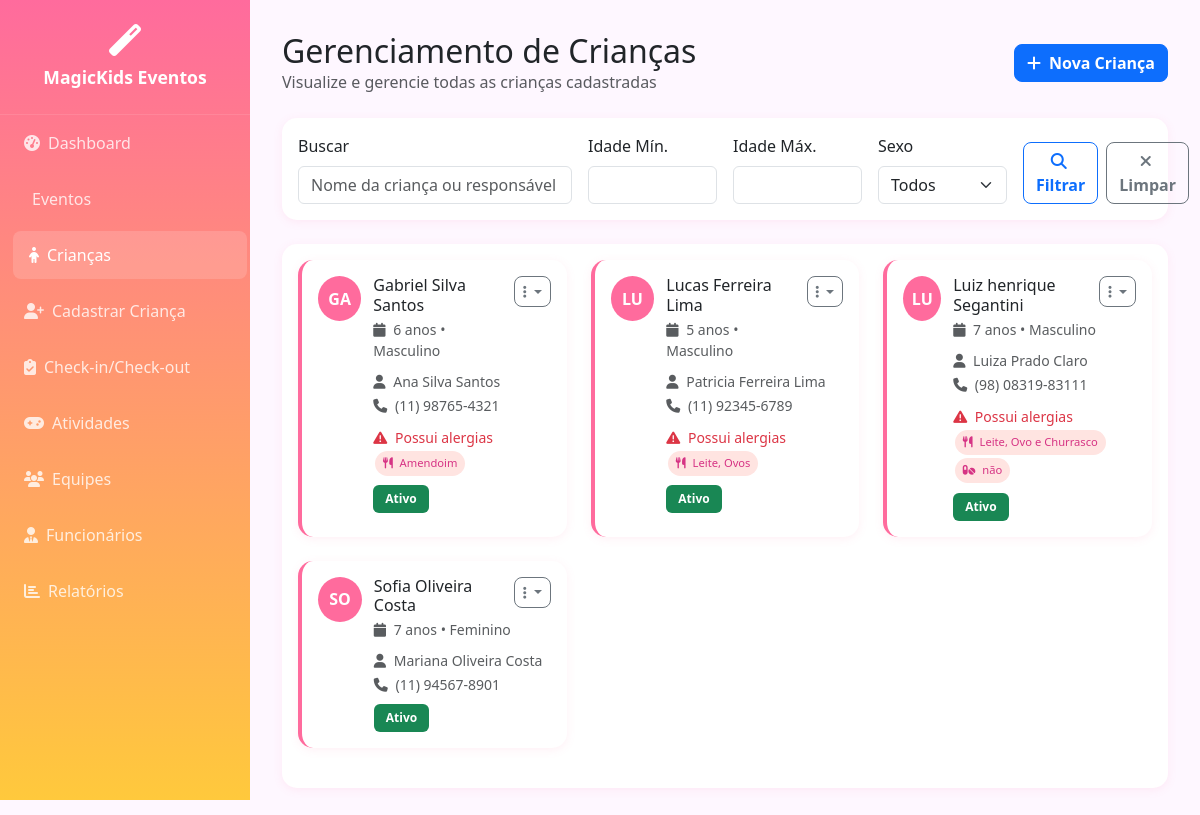
Page /criancas.php (signed in) on the committed database.
### tables this page shows
CREATE TABLE IF NOT EXISTS `criancas_cadastro` (
  `id` int(11) NOT NULL AUTO_INCREMENT,
  `nome_completo` varchar(255) NOT NULL,
  `data_nascimento` date NOT NULL,
  `idade` int(3) NOT NULL,
  `sexo` enum('Masculino','Feminino') NOT NULL,
  `alergia_alimentos` text DEFAULT NULL,
  `alergia_medicamentos` text DEFAULT NULL,
  `restricoes_alimentares` text DEFAULT NULL,
  `observacoes_saude` text DEFAULT NULL,
  `nome_responsavel` varchar(255) NOT NULL,
  `grau_parentesco` varchar(50) NOT NULL,
  `telefone_principal` varchar(20) NOT NULL,
  `telefone_alternativo` varchar(20) DEFAULT NULL,
  `endereco_completo` text NOT NULL,
  `documento_rg_cpf` varchar(20) NOT NULL,
  `email_responsavel` varchar(255) DEFAULT NULL,
  `nome_emergencia` varchar(255) NOT NULL,
  `telefone_emergencia` varchar(20) NOT NULL,
  `grau_parentesco_emergencia` varchar(50) NOT NULL,
  `autorizacao_retirada` enum('Sim','Não') NOT NULL DEFAULT 'Não',
  `data_cadastro` timestamp NOT NULL DEFAULT current_timestamp(),
  `data_atualizacao` timestamp NOT NULL DEFAULT current_timestamp() ON UPDATE current_timestamp(),
  `ativo` tinyint(1) DEFAULT 1,
  PRIMARY KEY (`id`),
  KEY `idx_nome` (`nome_completo`),
  KEY `idx_idade` (`idade`),
  KEY `idx_data_nascimento` (`data_nascimento`)
);

### includes/auth.php (called while the page is built, shortened)
<?php
require_once __DIR__ . '/../config/database.php';
function hasPermission($permission) {
    $user_profile = $_SESSION['user_profile'];
    switch ($permission) {
        case 'admin':
        case 'administrador':
            return $user_profile === 'administrador';
        default:
            return false;
    }
}
?>

### controllers/CriancasController.php (called while the page is built, shortened)
<?php
require_once 'config/database.php';
class CriancasController {
    private $conn;
    public function __construct() {
        $database = new Database();
        $this->conn = $database->getConnection();
    }
    public function index($search = '', $idade_min = '', $idade_max = '', $sexo = '', $page = 1, $limit = 15) {
        try {
            $offset = ($page - 1) * $limit;
            $conditions = ['c.ativo = 1'];
            $params = [];
            $whereClause = 'WHERE ' . implode(' AND ', $conditions);
            $query = "SELECT c.*,
                      COUNT(DISTINCT ec.id) as total_eventos,
                      COUNT(DISTINCT CASE WHEN ec.status_participacao = 'Check-in' THEN ec.id END) as eventos_checkin
                      FROM criancas_cadastro c
                      LEFT JOIN evento_criancas ec ON c.id = ec.crianca_id
                      $whereClause
                      GROUP BY c.id
                      ORDER BY c.nome_completo ASC
                      LIMIT :limit OFFSET :offset";
            $stmt = $this->conn->prepare($query);
            $stmt->bindValue(':limit', $limit, PDO::PARAM_INT);
            $stmt->bindValue(':offset', $offset, PDO::PARAM_INT);
            $stmt->execute();
            $criancas = $stmt->fetchAll();
            $countQuery = "SELECT COUNT(DISTINCT c.id) as total FROM criancas_cadastro c $whereClause";
            $countStmt = $this->conn->prepare($countQuery);
            $countStmt->execute();
            $totalRecords = $countStmt->fetch()['total'];
            return [
                'criancas' => $criancas,
                'total' => $totalRecords,
                'pages' => ceil($totalRecords / $limit),
                'current_page' => $page
            ];
        } catch (Exception $e) {
            error_log("Erro no CriancasController::index: " . $e->getMessage());
            return ['criancas' => [], 'total' => 0, 'pages' => 0, 'current_page' => 1];
        }
    }
}
?>

### config/database.php (called while the page is built, shortened)
<?php
class Database {
    private $host = "localhost";
    private $dbname = "sistema_projetos";
    private $username = "root";
    private $password = "";
    public function getConnection() {
        $this->connection = null;
        try {
            $this->connection = new PDO(
                "mysql:host=" . $this->host . ";dbname=" . $this->dbname,
                $this->username,
                $this->password
            );
            $this->connection->setAttribute(PDO::ATTR_ERRMODE, PDO::ERRMODE_EXCEPTION);
            $this->connection->setAttribute(PDO::ATTR_DEFAULT_FETCH_MODE, PDO::FETCH_ASSOC);
            $this->connection->exec("set names utf8");
        } catch(PDOException $exception) {
            echo "Erro de conexão: " . $exception->getMessage();
            die();
        }
        return $this->connection;
    }
}
?>

### criancas.php (the view, shortened to what this page needs)
<?php
require_once 'includes/auth.php';
require_once 'controllers/CriancasController.php';
$criancasController = new CriancasController();
$search = $_GET['search'] ?? '';
$idade_min = $_GET['idade_min'] ?? '';
$idade_max = $_GET['idade_max'] ?? '';
$sexo = $_GET['sexo'] ?? '';
$page = (int)($_GET['page'] ?? 1);
$limit = 15;
$result = $criancasController->index($search, $idade_min, $idade_max, $sexo, $page, $limit);
$criancas = $result['criancas'];
?>
<!DOCTYPE html>
<html lang="pt-BR">
<head>
    <link href="https://cdnjs.cloudflare.com/ajax/libs/bootstrap/5.3.2/css/bootstrap.min.css" rel="stylesheet">
    <link href="https://cdnjs.cloudflare.com/ajax/libs/font-awesome/6.4.0/css/all.min.css" rel="stylesheet">
</head>
<body>
    <nav class="sidebar">
        <div class="company-info">
            <i class="fas fa-magic"></i>
            <div class="company-name">MagicKids Eventos</div>
        </div>
        <ul class="nav flex-column">
            <li class="nav-item">
                <a class="nav-link" href="dashboard_eventos.php">
                    <i class="fas fa-tachometer-alt me-2"></i>Dashboard
                </a>
            </li>
            <li class="nav-item">
                <a class="nav-link" href="eventos.php">
                    <i class="fas fa-calendar-star me-2"></i>Eventos
                </a>
            </li>
            <li class="nav-item">
                <a class="nav-link active" href="criancas.php">
                    <i class="fas fa-child me-2"></i>Crianças
                </a>
            </li>
            <li class="nav-item">
                <a class="nav-link" href="cadastro_crianca.php">
                    <i class="fas fa-user-plus me-2"></i>Cadastrar Criança
                </a>
            </li>
            <li class="nav-item">
                <a class="nav-link" href="checkin.php">
                    <i class="fas fa-clipboard-check me-2"></i>Check-in/Check-out
                </a>
            </li>
            <li class="nav-item">
                <a class="nav-link" href="atividades.php">
                    <i class="fas fa-gamepad me-2"></i>Atividades
                </a>
            </li>
            <li class="nav-item">
                <a class="nav-link" href="equipes.php">
                    <i class="fas fa-users me-2"></i>Equipes
                </a>
            </li>
            <?php if (hasPermission('administrador')): ?>
            <li class="nav-item">
                <a class="nav-link" href="funcionarios.php">
                    <i class="fas fa-user-tie me-2"></i>Funcionários
                </a>
            </li>
            <li class="nav-item">
                <a class="nav-link" href="relatorios.php">
                    <i class="fas fa-chart-bar me-2"></i>Relatórios
                </a>
            </li>
            <?php endif; ?>
        </ul>
    </nav>
    <main class="main-content">
        <div class="d-flex justify-content-between align-items-center mb-4">
            <div>
                <h2 class="mb-0">Gerenciamento de Crianças</h2>
                <p class="text-muted mb-0">Visualize e gerencie todas as crianças cadastradas</p>
            </div>
            <a href="cadastro_crianca.php" class="btn btn-primary">
                <i class="fas fa-plus me-2"></i>Nova Criança
            </a>
        </div>
        <div class="card mb-4">
            <div class="card-body">
                <form method="GET" class="row g-3">
                    <div class="col-md-4">
                        <label for="search" class="form-label">Buscar</label>
                        <input type="text" class="form-control" id="search" name="search"
                               value="<?php echo htmlspecialchars($search); ?>"
                               placeholder="Nome da criança ou responsável">
                    </div>
                    <div class="col-md-2">
                        <label for="idade_min" class="form-label">Idade Mín.</label>
                        <input type="number" class="form-control" id="idade_min" name="idade_min"
                               value="<?php echo htmlspecialchars($idade_min); ?>"
                               min="1" max="18">
                    </div>
                    <div class="col-md-2">
                        <label for="idade_max" class="form-label">Idade Máx.</label>
                        <input type="number" class="form-control" id="idade_max" name="idade_max"
                               value="<?php echo htmlspecialchars($idade_max); ?>"
                               min="1" max="18">
                    </div>
                    <div class="col-md-2">
                        <label for="sexo" class="form-label">Sexo</label>
                        <select class="form-select" id="sexo" name="sexo">
                            <option value="">Todos</option>
                        </select>
                    </div>
                    <div class="col-md-2 d-flex align-items-end">
                        <button type="submit" class="btn btn-outline-primary me-2">
                            <i class="fas fa-search me-1"></i>Filtrar
                        </button>
                        <a href="criancas.php" class="btn btn-outline-secondary">
                            <i class="fas fa-times me-1"></i>Limpar
                        </a>
                    </div>
                </form>
            </div>
        </div>
        <div class="card">
            <div class="card-body">
                <?php if (empty($criancas)): ?>
                    <div class="text-center py-5">
                        <i class="fas fa-child fa-3x text-muted mb-3"></i>
                        <h5 class="text-muted">Nenhuma criança encontrada</h5>
                        <p class="text-muted">Faça o primeiro cadastro de criança</p>
                        <a href="cadastro_crianca.php" class="btn btn-primary">
                            <i class="fas fa-plus me-2"></i>Cadastrar Primeira Criança
                        </a>
                    </div>
                <?php else: ?>
                    <div class="row">
                        <?php foreach ($criancas as $crianca): ?>
                        <?php
                        $temAlergia = !empty($crianca['alergia_alimentos']) || !empty($crianca['alergia_medicamentos']);
                        ?>
                        <div class="col-lg-6 col-xl-4 mb-4">
                            <div class="card crianca-card h-100">
                                <div class="card-body">
                                    <div class="d-flex align-items-start">
                                        <div class="crianca-avatar">
                                            <?php echo strtoupper(substr($crianca['nome_completo'], 0, 2)); ?>
                                        </div>
                                        <div class="flex-grow-1">
                                            <div class="d-flex justify-content-between align-items-start">
                                                <div>
                                                    <h6 class="card-title mb-1">
                                                        <?php echo htmlspecialchars($crianca['nome_completo']); ?>
                                                    </h6>
                                                    <p class="text-muted small mb-2">
                                                        <i class="fas fa-calendar me-1"></i>
                                                        <?php echo $crianca['idade']; ?> anos • <?php echo $crianca['sexo']; ?>
                                                    </p>
                                                </div>
                                                <div class="dropdown">
                                                    <button class="btn btn-sm btn-outline-secondary dropdown-toggle"
                                                            type="button" data-bs-toggle="dropdown">
                                                        <i class="fas fa-ellipsis-v"></i>
                                                    </button>
                                                </div>
                                            </div>
                                            <div class="mb-2">
                                                <small class="text-muted">
                                                    <i class="fas fa-user me-1"></i>
                                                    <?php echo htmlspecialchars($crianca['nome_responsavel']); ?>
                                                </small><br>
                                                <small class="text-muted">
                                                    <i class="fas fa-phone me-1"></i>
                                                    <?php echo htmlspecialchars($crianca['telefone_principal']); ?>
                                                </small>
                                            </div>
                                            <?php if ($temAlergia): ?>
                                            <div class="mb-2">
                                                <small class="text-danger">
                                                    <i class="fas fa-exclamation-triangle me-1"></i>
                                                    Possui alergias
                                                </small><br>
                                                <?php if (!empty($crianca['alergia_alimentos'])): ?>
                                                <span class="alergia-badge">
                                                    <i class="fas fa-utensils me-1"></i>
                                                    <?php echo htmlspecialchars($crianca['alergia_alimentos']); ?>
                                                </span>
                                                <?php endif; ?>
                                                <?php if (!empty($crianca['alergia_medicamentos'])): ?>
                                                <span class="alergia-badge">
                                                    <i class="fas fa-pills me-1"></i>
                                                    <?php echo htmlspecialchars($crianca['alergia_medicamentos']); ?>
                                                </span>
                                                <?php endif; ?>
                                            </div>
                                            <?php endif; ?>
                                            <div class="d-flex justify-content-between align-items-center">
                                                <span class="badge bg-<?php echo $crianca['ativo'] ? 'success' : 'secondary'; ?>">
                                                    <?php echo $crianca['ativo'] ? 'Ativo' : 'Inativo'; ?>
                                                </span>
                                            </div>
                                        </div>
                                    </div>
                                </div>
                            </div>
                        </div>
                        <?php endforeach; ?>
                    </div>
                <?php endif; ?>
            </div>
        </div>
    </main>
</body>
</html>

### rows in the picture
criancas_cadastro: nome_completo "GA", nome_completo "Gabriel Silva Santos", idade "6", sexo "Masculino", nome_responsavel "Ana Silva Santos", telefone_principal "(11) 98765-4321", alergia_alimentos "Amendoim", ativo "Ativo"
criancas_cadastro: nome_completo "LU", nome_completo "Lucas Ferreira Lima", idade "5", sexo "Masculino", nome_responsavel "Patricia Ferreira Lima", telefone_principal "(11) 92345-6789", alergia_alimentos "Leite, Ovos", ativo "Ativo"
criancas_cadastro: nome_completo "LU", nome_completo "Luiz henrique Segantini", idade "7", sexo "Masculino", nome_responsavel "Luiza Prado Claro", telefone_principal "(98) 08319-83111", alergia_alimentos "Leite, Ovo e Churrasco", alergia_medicamentos "não", ativo "Ativo"
criancas_cadastro: nome_completo "SO", nome_completo "Sofia Oliveira Costa", idade "7", sexo "Feminino", nome_responsavel "Mariana Oliveira Costa", telefone_principal "(11) 94567-8901", ativo "Ativo"
